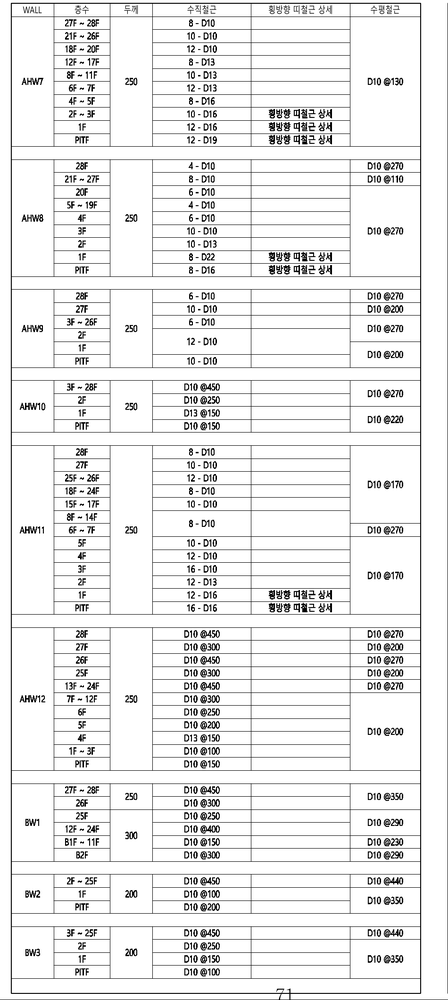
#> input picture img-split-calculation/center_img.png, 448 x 1000 px, shrunk from 950 x 2120 before the run
$ python -i table_cv_extraction.py   (imports and definitions only)
#> lines starting #> are read from the running program, lines starting #| are printed output that depends on the picture
#> further down, picture is the input picture: shape (1000, 448, 3); min 0, max 255, mean 235.5
import cv2
import numpy as np
import pandas as pd
from PIL import Image
import os
from google import genai
from google.genai import types
import json
import re

def detect_horizontal_lines(img):
    """수평선을 검출하여 행 경계를 찾는 함수"""
    # 그레이스케일 변환
    if len(img.shape) == 3:
        gray = cv2.cvtColor(img, cv2.COLOR_BGR2GRAY)
    else:
        gray = img.copy()

    # 이진화 (OTSU 방법)
    _, bin_img = cv2.threshold(gray, 0, 255, cv2.THRESH_BINARY_INV + cv2.THRESH_OTSU)
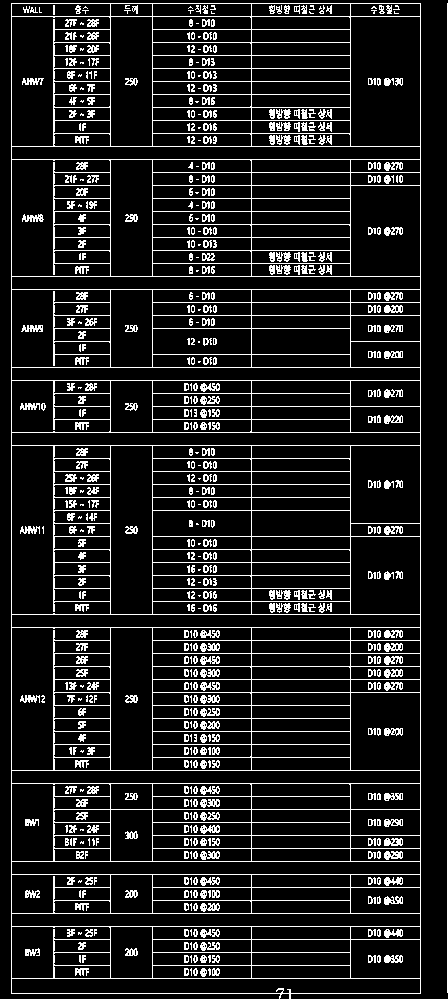
#> bin_img: shape (1000, 448); 12.2% white in thin lines or dots

    # 수평선만 추출하기 위한 커널 (길이 40, 높이 1)
    horiz_kernel = cv2.getStructuringElement(cv2.MORPH_RECT, (40, 1))
    horiz_lines = cv2.morphologyEx(bin_img, cv2.MORPH_OPEN, horiz_kernel)
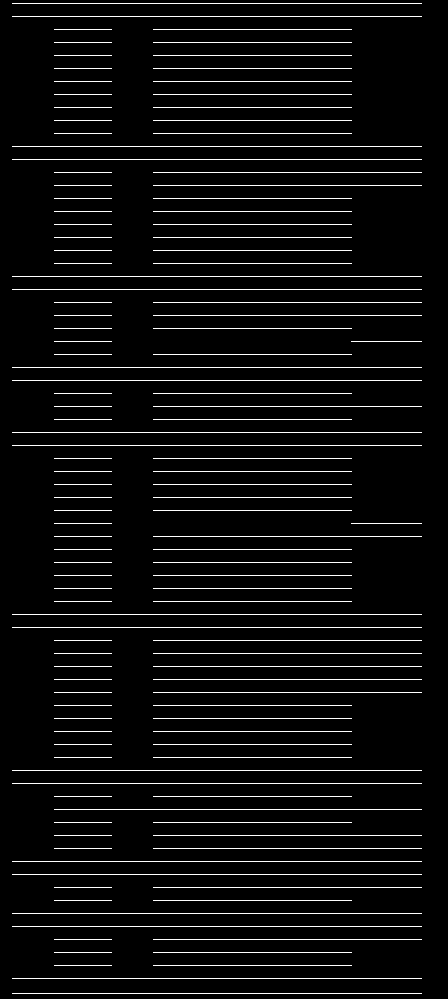
#> horiz_lines: shape (1000, 448); 5.4% white in thin lines or dots

    return horiz_lines, bin_img, gray

# [227 lines left out: functions calculate_row_height, detect_vertical_lines, detect_table_cells, calculate_cell_span, extract_text_from_cell, extract_table_with_cv and 1 more, not called in this run]

# [19 lines not run here, left out]

>>> import cv2
>>> picture = cv2.imread('img-split-calculation/center_img.png')
>>> result = detect_horizontal_lines(picture)

$ run again, on img-split-calculation/left_img.png
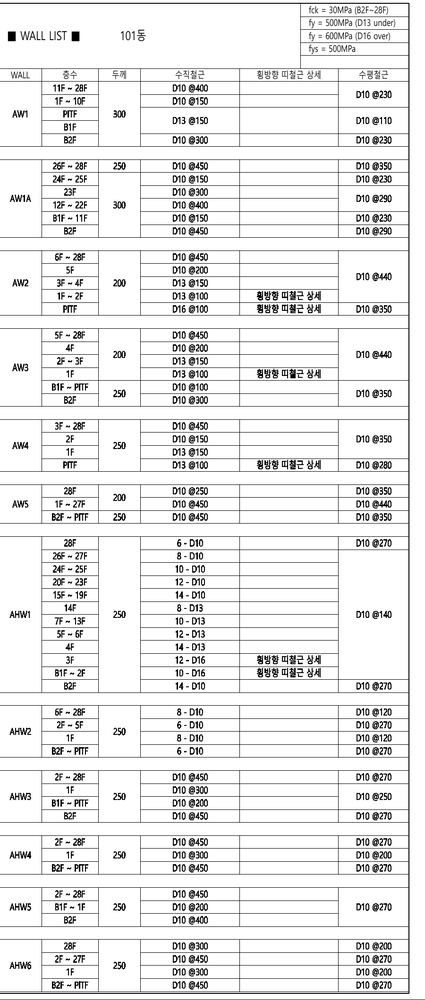
#> input picture img-split-calculation/left_img.png, 425 x 1000 px, shrunk from 900 x 2120 before the run
#> picture is the input picture: shape (1000, 425, 3); min 0, max 255, mean 233.7
#> in detect_horizontal_lines, `_, bin_img = cv2.threshold(gray, 0, 255, cv2.THRESH_BINARY_INV + cv2.T..`:
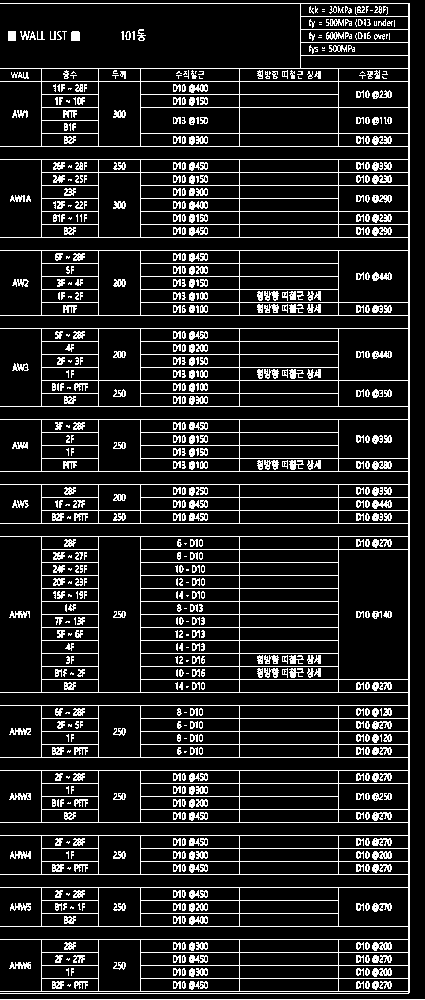
#> bin_img: shape (1000, 425); 13.5% white in thin lines or dots
#> in detect_horizontal_lines, `horiz_lines = cv2.morphologyEx(bin_img, cv2.MORPH_OPEN, horiz_kernel)`:
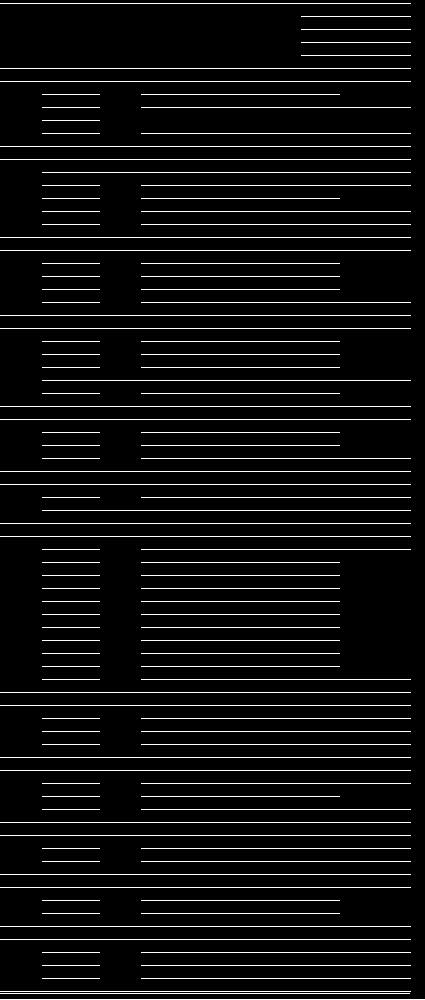
#> horiz_lines: shape (1000, 425); 6% white in thin lines or dots
